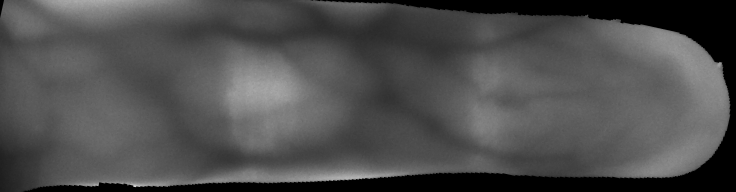
#> input picture test_images/high_quality/PLUS-FV3-Laser_PALMAR_009_01_09_05 .png, 736 x 192 px; its folder holds only this picture in this run
$ python run_all_q1_q7.py --input 'test_images/high_quality/PLUS-FV3-Laser_PALMAR_009_01_09_05 .png'   (older library calls are emulated)
#> lines starting #> are read from the running program, lines starting #| are printed output that depends on the picture; after the words box and inside, x2 and y2 are one past the last pixel; in counts of white or black regions, pixels touching at a corner belong together
### q1.py
"""
ISO/IEC 29794-9 Quality Component 1 (Effective Area) — Clause 5.2.1.
"""

import cv2
import numpy as np
from typing import NamedTuple, Optional, Tuple

from iso_constants import CaptureSite, DEFAULT_CAPTURE_SITE, get_capture_site_coefficients
from iso_foreground import extract_foreground_region, is_foreground_region_valid
from iso_occlusion import compute_unoccluded_foreground, detect_occlusion_mask


class Q1Result(NamedTuple):
    """Detailed Q1 computation outputs for audit and pipeline use."""

    Q1_score: int
    S_unoccluded: int
    R_foreground: np.ndarray
    grayscale: np.ndarray
    R_unoccluded: np.ndarray
    occlusion_mask: np.ndarray
    S_foreground: int
    S_occluded: int
    Sc: int
    q1_raw: float


def compute_q1_score(S_unoccluded: int, Sc: int) -> int:
    """
    ISO/IEC 29794-9 Formula (1):

        Q1 = MIN(100, ROUND(S_unoccluded / Sc * 100))
    """
    if not is_foreground_region_valid(S_unoccluded) or Sc <= 0:
        return 0
    return min(100, int(round(S_unoccluded / float(Sc) * 100.0)))


def compute_q1_raw(S_unoccluded: int, Sc: int) -> float:
    """Formula (1) value before rounding and capping."""
    if Sc <= 0:
        return 0.0
    return (S_unoccluded / float(Sc)) * 100.0


def calculate_q1_detailed(
    image_path: str,
    capture_site: CaptureSite = DEFAULT_CAPTURE_SITE,
    Sc: Optional[int] = None,
    bit_depth: int = 8,
) -> Q1Result:
    """
    Effective area Q1 per Clause 5.2.1 with full audit outputs.

    Step a): extract foreground R (finger/hand contour interior)
    Step a continued): detect occlusions within R; S_unoccluded = |R| - |occluded|
    Step b): Sc from Table 1 via capture_site (unless Sc overridden)
    Step c): Formula (1)
    """
#> called with bit_depth = 8
    empty = np.zeros((1, 1), dtype=np.uint8)
    effective_sc = (
        Sc if Sc is not None
        else get_capture_site_coefficients(capture_site)["SC"]
    )

    image = cv2.imread(image_path, cv2.IMREAD_GRAYSCALE)
#> image is the input picture: shape (192, 736); min 0, max 216, mean 78.3
    if image is None:
        return Q1Result(0, 0, empty, empty, empty, empty, 0, 0, effective_sc, 0.0)

    R_foreground, S_foreground = extract_foreground_region(image)
#> in extract_foreground_region, `_, otsu_mask = cv2.threshold(gray, 0, 255, cv2.THRESH_BINARY + cv2.THR..`:
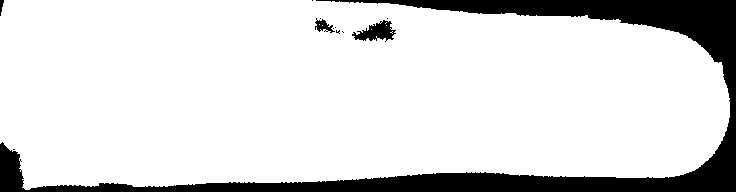
#> otsu_mask: shape (192, 736); 86% white; 12 black regions (8 under 20 px), largest, box (x1, y1, x2, y2) and area: (0, 0, 736, 192) 19089, (352, 20, 396, 42) 503, (315, 18, 335, 33) 142, (0, 0, 4, 16) 38
    occlusion_mask = detect_occlusion_mask(image, R_foreground, bit_depth=bit_depth)
    R_unoccluded, _, S_occluded, S_unoccluded = compute_unoccluded_foreground(
        R_foreground, occlusion_mask
    )

    q1_raw = compute_q1_raw(S_unoccluded, effective_sc)
    Q1_score = compute_q1_score(S_unoccluded, effective_sc)

    return Q1Result(
        Q1_score=Q1_score,
        S_unoccluded=S_unoccluded,
        R_foreground=R_foreground,
        grayscale=image,
        R_unoccluded=R_unoccluded,
        occlusion_mask=occlusion_mask,
        S_foreground=S_foreground,
        S_occluded=S_occluded,
        Sc=effective_sc,
        q1_raw=q1_raw,
    )


def calculate_q1(
    image_path: str,
    capture_site: CaptureSite = DEFAULT_CAPTURE_SITE,
    Sc: Optional[int] = None,
) -> Tuple[int, int, np.ndarray, np.ndarray]:
    """
    Effective area Q1 per Clause 5.2.1.

    Step b): Sc from Table 1 via capture_site (unless Sc overridden).
    Step c): Formula (1) via compute_q1_score.

    Returns (Q1_score, S_unoccluded, R_mask, Grayscale_Image).
    R_mask is the foreground region R; S_unoccluded excludes occlusions.
    Invalid foreground => Q1 = 0.
    """
    result = calculate_q1_detailed(image_path, capture_site=capture_site, Sc=Sc)
    return result.Q1_score, result.S_unoccluded, result.R_foreground, result.grayscale

### iso_foreground.py
"""
ISO/IEC 29794-9 — foreground region R extraction (Clause 5.2.1 Step a).

Used by Q1 (effective area) and all metrics that consume R_mask.
"""

from __future__ import annotations

import cv2
import numpy as np
from typing import Tuple


def is_foreground_region_valid(S_unoccluded: int) -> bool:
    """
    ISO/IEC 29794-9 Clause 5.2.1 Step a) — foreground validity.

    The draft requires Q1 = 0 when the extracted foreground is not valid,
    e.g. contains zero pixels.

    TODO: The visible draft text also lists foreground that \"contains only noise\"
    as invalid; no operational noise criterion is defined on the Q1 page.
    """
    return S_unoccluded > 0


def _largest_connected_component(mask: np.ndarray) -> Tuple[np.ndarray, int]:
    """Return the largest 8-connected component as a 255/0 mask and its area."""
    num_labels, labels, stats, _ = cv2.connectedComponentsWithStats(
        mask.astype(np.uint8), connectivity=8
    )
    if num_labels <= 1:
        return np.zeros_like(mask, dtype=np.uint8), 0

    areas = stats[1:, cv2.CC_STAT_AREA]
    largest_label = 1 + int(np.argmax(areas))
    R_mask = np.where(labels == largest_label, 255, 0).astype(np.uint8)
    S_foreground = int(stats[largest_label, cv2.CC_STAT_AREA])
    return R_mask, S_foreground


def _select_subject_polarity(
    grayscale: np.ndarray,
    otsu_mask: np.ndarray,
) -> np.ndarray:
    """
    Choose Otsu polarity so R is the anatomical subject, not the background.

    Vascular captures typically place the hand/finger as the brighter region on
    a dark background. When polarity is resolved by area alone, low-quality
    images can mis-label the entire background as foreground.

    Select the polarity whose largest connected component has the higher mean
    intensity (the illuminated subject rather than the dark surround).
    """
    mask_inv = cv2.bitwise_not(otsu_mask)
    candidates = []

    for candidate_mask in (otsu_mask, mask_inv):
        R_candidate, area = _largest_connected_component(candidate_mask)
        if area <= 0:
            continue
        mean_intensity = float(np.mean(grayscale[R_candidate == 255]))
        candidates.append((mean_intensity, area, R_candidate))
#> this loop made 2 passes
#> (num_labels in _largest_connected_component, areas in _largest_connected_component, largest_label in _largest_connected_component, S_foreground in _largest_connected_component, area, mean_intensity) on passes 1 to 2: (8, [121512, 2, 1, 1, 1, 1, 4], 1, 121512, 121512, 90.33), (13, [38, 1, 19089, 142, 1, 1, 503, 1, 1, 9, 2, 2], 3, 19089, 19089, 2.88)
#> pass 1, in _largest_connected_component, `num_labels, labels, stats, _ = cv2.connectedComponentsWithStats( mask...`:
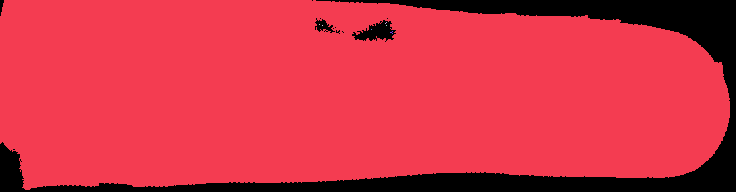
#> labels: shape (192, 736) int32; 8 distinct labels, from 0 to 7; one colour per label, 0 black
#> pass 2, in _largest_connected_component (call 2), `num_labels, labels, stats, _ = cv2.connectedComponentsWithStats( mask...`:
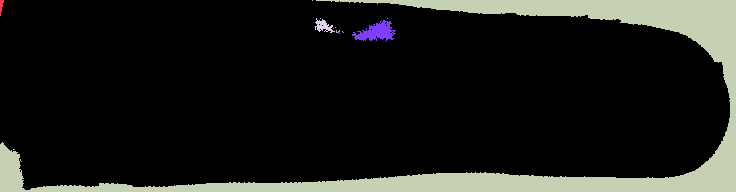
#> labels: shape (192, 736) int32; 13 distinct labels, from 0 to 12; one colour per label, 0 black
#> after the loop, candidates = 2 items

    if not candidates:
        return np.zeros_like(otsu_mask, dtype=np.uint8)

    candidates.sort(key=lambda item: (item[0], item[1]), reverse=True)
    return candidates[0][2]


def extract_foreground_region(grayscale: np.ndarray) -> Tuple[np.ndarray, int]:
    """
    Extract foreground region R (Clause 5.2.1 Step a).

    Region inside the finger/hand contour:
      1) Otsu binarization
      2) Polarity: select the subject (higher mean intensity), not background
      3) Largest 8-connected component

    Returns:
        R_mask: uint8 mask (255 = foreground)
        S_foreground: pixel count in R (total foreground area, before occlusion)
    """
    if grayscale is None or grayscale.size == 0:
        raise ValueError("grayscale image is empty")

    if grayscale.ndim != 2:
        raise ValueError("grayscale image must be 2-D")

    gray = grayscale if grayscale.dtype == np.uint8 else grayscale.astype(np.uint8)

    _, otsu_mask = cv2.threshold(gray, 0, 255, cv2.THRESH_BINARY + cv2.THRESH_OTSU)
    R_mask = _select_subject_polarity(gray, otsu_mask)

    S_foreground = int(np.count_nonzero(R_mask == 255))
#> S_foreground = 121512
#> (the rest of the program and of its run is left out)
